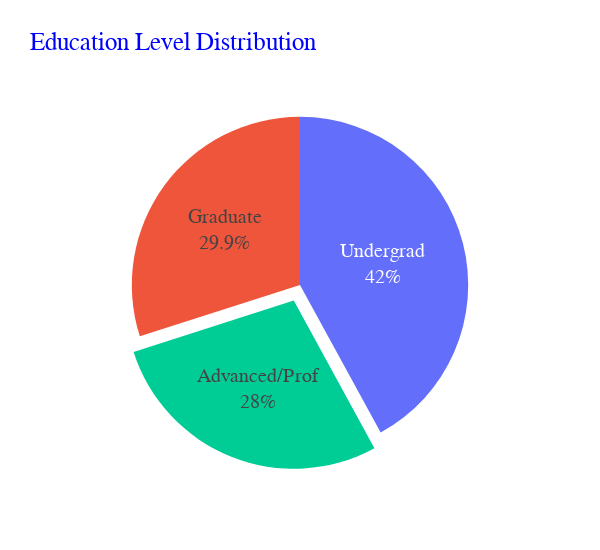

The code cell stored with this chart in its notebook:
### Code cell
data = df["Education"].value_counts()
fig = px.pie(values=data,names=["Undergrad","Graduate","Advanced/Prof"],width=600,height=550,
             title="Education Level Distribution")

fig.update_traces(
                  hoverinfo="label+percent",textfont_size=20,textinfo="label+percent",
                  textfont_family="Serif",
                  pull=[0,0,0.1])

fig.update_layout(title_font_color="blue",title_font_family="Serif",title_font_size=25,showlegend=False)

### Figure 1 — Plotly figure (JSON) as saved in the notebook; plotly's stock layout.template omitted (floating-point values rounded to 4 significant figures)
{"data": [{"domain": {"x": [0, 1], "y": [0, 1]}, "hoverinfo": "label+percent", "hovertemplate": "label=%{label}<br>value=%{value}<extra></extra>", "labels": ["Undergrad", "Graduate", "Advanced/Prof"], "legendgroup": "", "name": "", "pull": [0, 0, 0.1], "showlegend": true, "textfont": {"family": "Serif", "size": 20}, "textinfo": "label+percent", "type": "pie", "values": [2080, 1481, 1387]}], "layout": {"height": 550, "legend": {"tracegroupgap": 0}, "showlegend": false, "title": {"font": {"color": "blue", "family": "Serif", "size": 25}, "text": "Education Level Distribution"}, "width": 600}}
